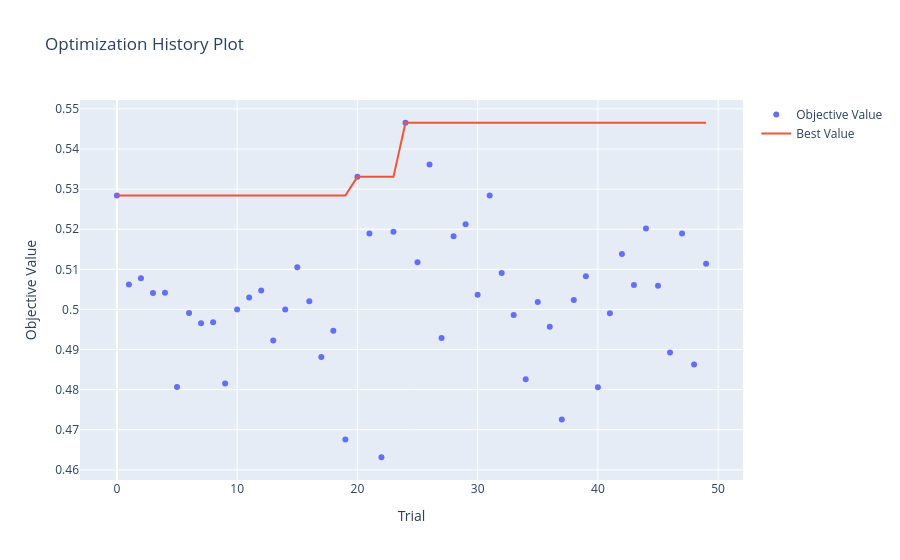
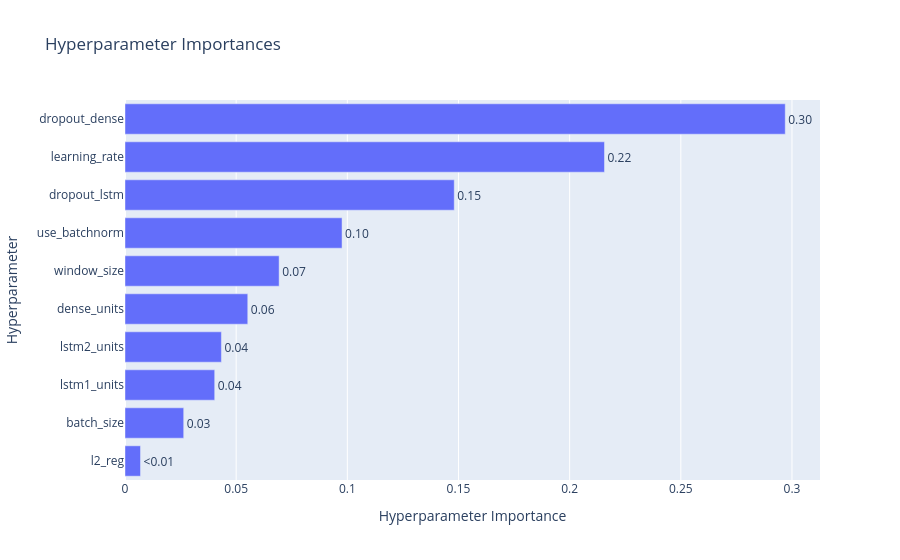

Notebook code for these charts, in order:
### Code cell
# Visualização Optuna
import optuna.visualization as vis

fig = vis.plot_optimization_history(study)
fig.show()

fig = vis.plot_param_importances(study)
fig.show()

### Figure 1 — Plotly figure (JSON) as saved in the notebook; plotly's stock layout.template omitted (floating-point values rounded to 4 significant figures)
{"data": [{"mode": "markers", "name": "Objective Value", "type": "scatter", "x": [0, 1, 2, 3, 4, 5, 6, 7, 8, 9, 10, 11, 12, 13, 14, 15, 16, 17, 18, 19, 20, 21, 22, 23, 24, 25, 26, 27, 28, 29, 30, 31, 32, 33, 34, 35, 36, 37, 38, 39, 40, 41, 42, 43, 44, 45, 46, 47, 48, 49], "y": [0.5284, 0.5062, 0.5078, 0.5041, 0.5042, 0.4807, 0.4991, 0.4966, 0.4968, 0.4815, 0.5, 0.503, 0.5047, 0.4923, 0.5, 0.5105, 0.502, 0.4882, 0.4947, 0.4676, 0.5331, 0.5189, 0.4631, 0.5194, 0.5466, 0.5117, 0.5361, 0.4929, 0.5183, 0.5212, 0.5037, 0.5284, 0.5091, 0.4986, 0.4826, 0.5019, 0.4957, 0.4726, 0.5024, 0.5083, 0.4806, 0.4991, 0.5138, 0.5061, 0.5202, 0.5059, 0.4893, 0.5189, 0.4863, 0.5114]}, {"mode": "lines", "name": "Best Value", "type": "scatter", "x": [0, 1, 2, 3, 4, 5, 6, 7, 8, 9, 10, 11, 12, 13, 14, 15, 16, 17, 18, 19, 20, 21, 22, 23, 24, 25, 26, 27, 28, 29, 30, 31, 32, 33, 34, 35, 36, 37, 38, 39, 40, 41, 42, 43, 44, 45, 46, 47, 48, 49], "y": [0.5284, 0.5284, 0.5284, 0.5284, 0.5284, 0.5284, 0.5284, 0.5284, 0.5284, 0.5284, 0.5284, 0.5284, 0.5284, 0.5284, 0.5284, 0.5284, 0.5284, 0.5284, 0.5284, 0.5284, 0.5331, 0.5331, 0.5331, 0.5331, 0.5466, 0.5466, 0.5466, 0.5466, 0.5466, 0.5466, 0.5466, 0.5466, 0.5466, 0.5466, 0.5466, 0.5466, 0.5466, 0.5466, 0.5466, 0.5466, 0.5466, 0.5466, 0.5466, 0.5466, 0.5466, 0.5466, 0.5466, 0.5466, 0.5466, 0.5466]}, {"marker": {"color": "#cccccc"}, "mode": "markers", "name": "Infeasible Trial", "showlegend": false, "type": "scatter", "x": [], "y": []}], "layout": {"title": {"text": "Optimization History Plot"}, "xaxis": {"title": {"text": "Trial"}}, "yaxis": {"title": {"text": "Objective Value"}}}}

### Figure 2 — Plotly figure (JSON) as saved in the notebook; plotly's stock layout.template omitted (floating-point values rounded to 4 significant figures)
{"data": [{"cliponaxis": false, "hovertemplate": ["l2_reg (FloatDistribution): 0.006976784137897167<extra></extra>", "batch_size (CategoricalDistribution): 0.026404207806911502<extra></extra>", "lstm1_units (IntDistribution): 0.04035257330024426<extra></extra>", "lstm2_units (IntDistribution): 0.0433591459640097<extra></extra>", "dense_units (IntDistribution): 0.05521866558912685<extra></extra>", "window_size (CategoricalDistribution): 0.06932631003381394<extra></extra>", "use_batchnorm (CategoricalDistribution): 0.09762617677853958<extra></extra>", "dropout_lstm (FloatDistribution): 0.14809238346228065<extra></extra>", "learning_rate (FloatDistribution): 0.21567139590740955<extra></extra>", "dropout_dense (FloatDistribution): 0.29697235701976665<extra></extra>"], "name": "Objective Value", "orientation": "h", "text": ["<0.01", "0.03", "0.04", "0.04", "0.06", "0.07", "0.10", "0.15", "0.22", "0.30"], "textposition": "outside", "type": "bar", "x": [0.006977, 0.0264, 0.04035, 0.04336, 0.05522, 0.06933, 0.09763, 0.1481, 0.2157, 0.297], "y": ["l2_reg", "batch_size", "lstm1_units", "lstm2_units", "dense_units", "window_size", "use_batchnorm", "dropout_lstm", "learning_rate", "dropout_dense"]}], "layout": {"title": {"text": "Hyperparameter Importances"}, "xaxis": {"title": {"text": "Hyperparameter Importance"}}, "yaxis": {"title": {"text": "Hyperparameter"}}}}
